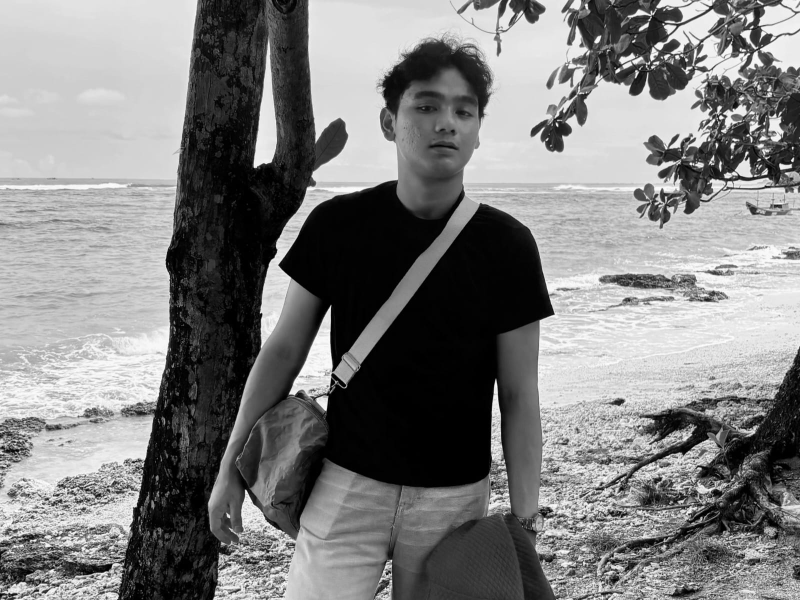
#> input picture assets/profile.png, 1600 x 1200 px (shown at 1/2 size)
$ python make_editorial_portrait.py
#> lines starting #> are read from the running program, lines starting #| are printed output that depends on the picture
import os
import sys

def main():
    print("=" * 60)
    print("  EDITORIAL PORTRAIT GENERATOR (Alex Graham Style)")
    print("  Memproses assets/profile.png -> Cutout B&W High Contrast")
    print("=" * 60)

    # 1. Pastikan Pillow terinstall
    try:
        from PIL import Image, ImageEnhance, ImageOps, ImageFilter
        print("[✓] Pillow terpasang.")
    except ImportError:
        print("[!] Memasang Pillow...")
        os.system(f'"{sys.executable}" -m pip install Pillow')
        from PIL import Image, ImageEnhance, ImageOps, ImageFilter

    src_path = os.path.join("assets", "profile.png")
    backup_path = os.path.join("assets", "profile_original_beach.png")

    if not os.path.exists(src_path):
        print(f"[X] File {src_path} tidak ditemukan!")
        return

    # Backup file asli jika belum dibackup
    orig_img = Image.open(src_path)
#> orig_img is the input picture: PIL image 1600x1200 RGB; min 0, max 255, mean 127.3
    w, h = orig_img.size
#> w = 1600; h = 1200
    print(f"[*] Dimensi foto asli: {w} x {h}")
#| [*] Dimensi foto asli: 1600 x 1200

    if not os.path.exists(backup_path):
        orig_img.save(backup_path)
        print(f"[✓] Backup foto asli disimpan di: {backup_path}")

    # 2. Crop Portrait Editorial (Head & Shoulders / Dada ke Kepala)
    # Koordinat Rafli pada 2160x3840:
    left = int(w * 0.21)    # ~453 px
#> left = 336
    top = int(h * 0.25)     # ~960 px (ruang di atas rambut)
#> top = 300
    right = int(w * 0.79)   # ~1706 px
#> right = 1264
    bottom = int(h * 0.63)  # ~2419 px (baju hitam / dada bawah)
#> bottom = 756

    crop_box = (left, top, right, bottom)
#> crop_box = (336, 300, 1264, 756)
    print(f"[*] Melakukan cropping portrait: {crop_box} ({right-left}x{bottom-top} px)...")
#> (printed output is left out)
    cropped = orig_img.crop(crop_box)
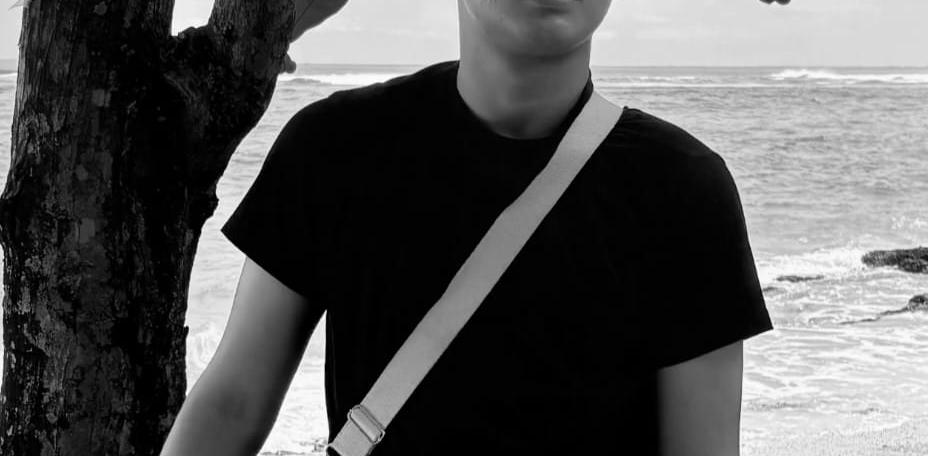
#> cropped: PIL image 928x456 RGB; min 0, max 255, mean 86

    # 3. AI Background Removal menggunakan rembg
    cutout = None
    try:
        import rembg
        print("[*] Menjalankan AI background removal (rembg)...")
        cutout = rembg.remove(cropped)
        print("[✓] Background berhasil dihapus dengan presisi AI!")
    except ImportError:
        print("[!] Paket 'rembg' belum terpasang. Mencoba menginstall otomatis...")
        ret = os.system(f'"{sys.executable}" -m pip install rembg onnxruntime')
        if ret == 0:
            try:
                import rembg
                print("[*] Menjalankan AI background removal (rembg)...")
                cutout = rembg.remove(cropped)
                print("[✓] Background berhasil dihapus dengan presisi AI!")
            except Exception as e:
                print(f"[!] Error saat eksekusi rembg: {e}")
        else:
            print("[!] Gagal memasang rembg secara otomatis.")

    # Fallback jika rembg tidak tersedia
    if cutout is None:
        print("[!] Menggunakan hasil crop dengan format RGBA...")
        cutout = cropped.convert("RGBA")

    # 4. Grading Black & White Editorial (High Contrast Alex Graham Style)
    print("[*] Menerapkan grading Black & White Editorial...")

    if cutout.mode != "RGBA":
        cutout = cutout.convert("RGBA")

    r, g, b, alpha = cutout.split()
    rgb = Image.merge("RGB", (r, g, b))

    # Konversi ke Grayscale bernuansa sinematik
    gray = ImageOps.grayscale(rgb)

    # Tingkatkan Kontras agar rambut & kaos hitam pekat, kulit cerah
    enhancer_con = ImageEnhance.Contrast(gray)
    high_con = enhancer_con.enhance(1.48)

    # Tingkatkan sedikit kecerahan highlight
    enhancer_bri = ImageEnhance.Brightness(high_con)
    bright = enhancer_bri.enhance(1.06)

    # Ketajaman detail tekstur
    enhancer_sha = ImageEnhance.Sharpness(bright)
    sharp = enhancer_sha.enhance(1.30)

    # Gabungkan kembali dengan Alpha Channel transparan
    final_portrait = Image.merge("RGBA", (sharp, sharp, sharp, alpha))

    # Resize proporsional agar ringan & tajam untuk web (lebar 1000px)
    target_w = 1000
    target_h = int(target_w * (final_portrait.height / final_portrait.width))
    final_portrait = final_portrait.resize((target_w, target_h), Image.Resampling.LANCZOS)

    # 5. Simpan Hasil
    out_cutout = os.path.join("assets", "profile_cutout.png")
    out_profile = os.path.join("assets", "profile.png")

    final_portrait.save(out_cutout, "PNG", optimize=True)
    final_portrait.save(out_profile, "PNG", optimize=True)

    print("=" * 60)
    print("[✓] BERHASIL! Foto editorial tersimpan di:")
    print(f"    1. {out_cutout}")
    print(f"    2. {out_profile}")
    print("=" * 60)
    print("Buka index.html di browser untuk melihat hasilnya!")

if __name__ == "__main__":
    main()
#> (the call stopped at in main, `cutout = rembg.remove(cropped)`: rembg is not available in this run)
